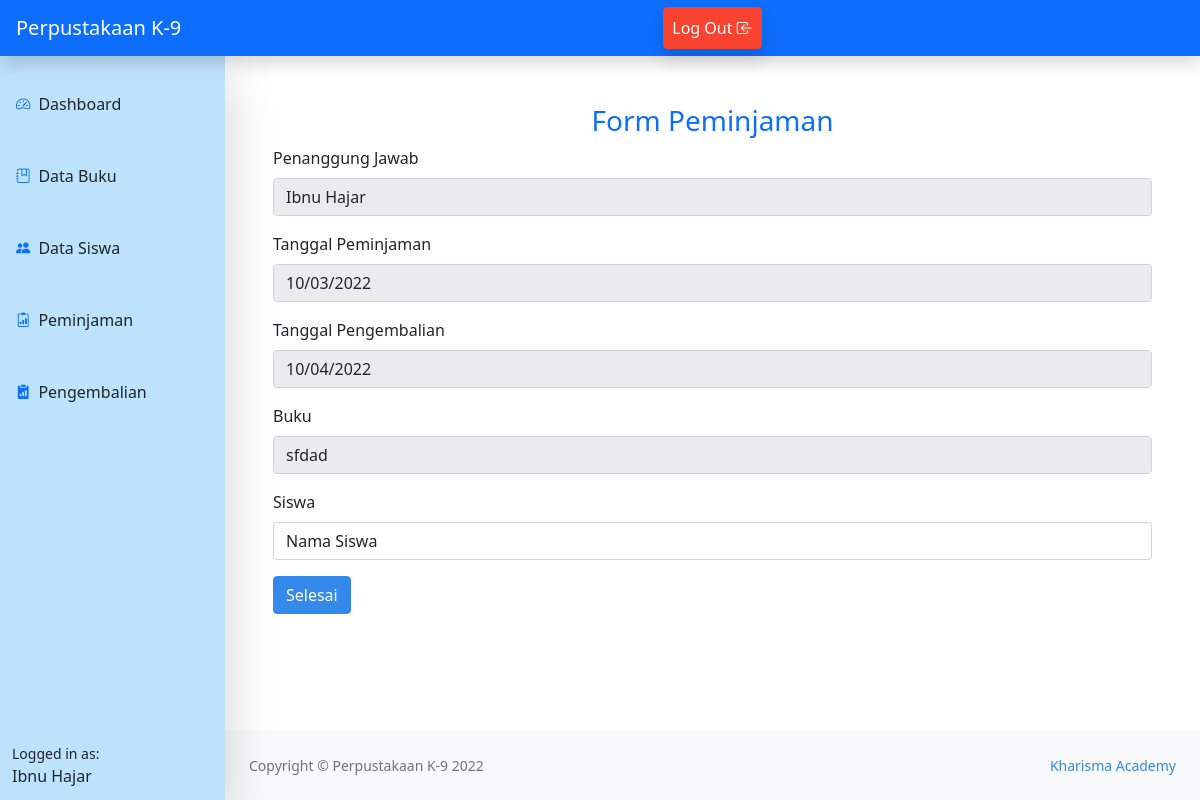
The app's page /prosespinjam.php?id=32 (signed in), older data.
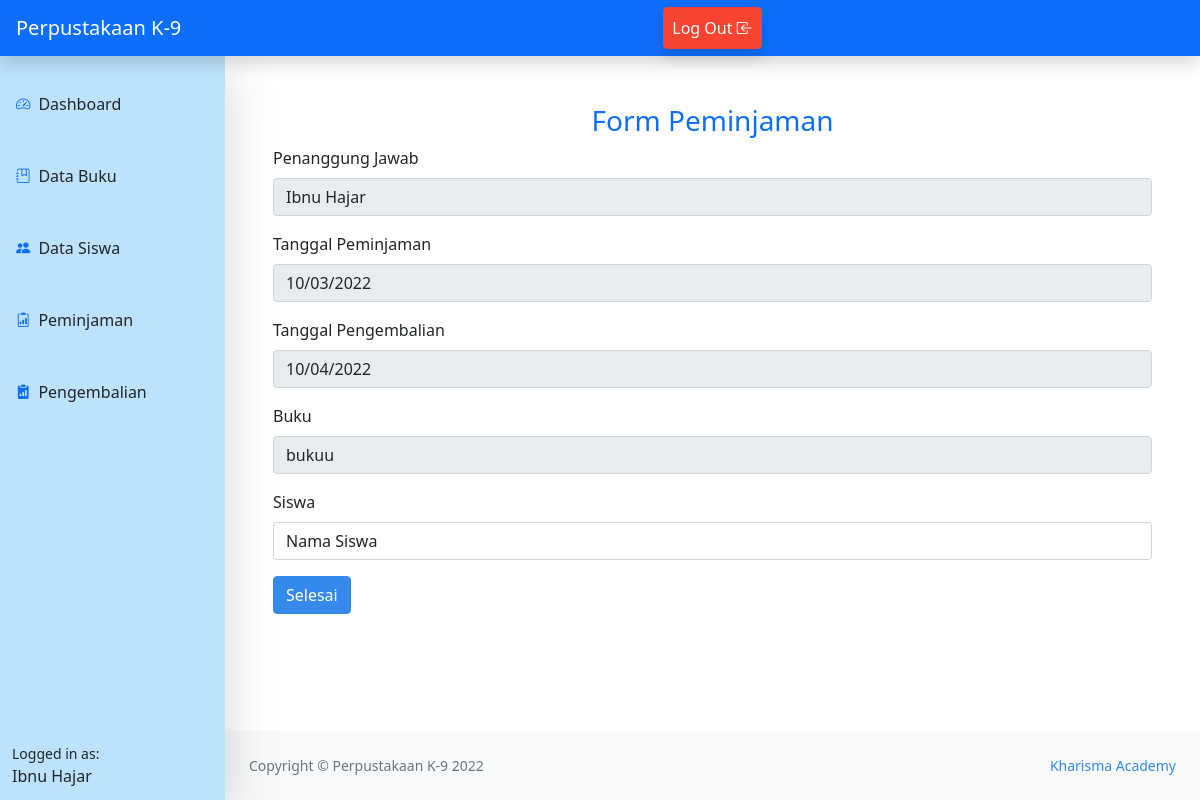
The same page, newer data.
### tables this page shows
CREATE TABLE `buku` (
  `id_buku` int(11) NOT NULL,
  `penulis` char(250) DEFAULT NULL,
  `tahun` year(4) DEFAULT NULL,
  `judul` varchar(100) DEFAULT NULL,
  `kota` varchar(50) DEFAULT NULL,
  `penerbit` varchar(50) DEFAULT NULL,
  `cover` varchar(200) DEFAULT NULL,
  `sinopsis` text DEFAULT NULL,
  `stok` int(11) DEFAULT NULL
);

### prosespinjam.php (the view, shortened to what this page needs)
<?php
include "home_admin.php";
 $idp= $_GET['id'];
 $query = mysqli_query($db,"SELECT * FROM petugas WHERE nip = $id");
 $fetch = mysqli_fetch_assoc($query);
 $book = mysqli_query($db,"SELECT * FROM buku WHERE id_buku = $idp");
 $data_b = mysqli_fetch_assoc($book);
 $tgl = date('Y-m-d');
 $tgl1 = date_create($tgl);
 $tgl1 = date_add($tgl1,date_interval_create_from_date_string('1 days'));
?>
<main class="mb-5">
  <div class="container-fluid px-4 mb-5">
    <div class="container mt-5">
     <form action="" method="post">
    <h3 class="text-primary text-center">Form Peminjaman</h3>
    <div class="mb-3">
      <label class="form-label">Penanggung Jawab</label>
      <input type="text" class="form-control" value="<?= ucwords($fetch['nama']);?>" disabled>
    </div>
    <div class="mb-3">
      <label class="form-label">Tanggal Peminjaman</label>
      <input type="date" class="form-control" name="tanggal" value="<?= $tgl;?>" readonly>
    </div>
    <div class="mb-3">
      <label class="form-label">Tanggal Pengembalian</label>
      <input type="date" class="form-control" name="tanggal1" value="<?= date_format($tgl1,'Y-m-d');?>" readonly>
    </div>
    <div class="mb-3">
      <label class="form-label">Buku</label>
      <input type="text" class="form-control" value="<?= $data_b['judul']?>" disabled>
    </div>
    <div class="mb-3">
      <label class="form-label">Siswa</label>
      <select class="form-control" name="siswa" required>
      <option >Nama Siswa</option>
      </select>
    </div>
    <button type="submit" class="btn btn-primary" name="submit">Selesai</button>
  </form>
     </div>
    </div>
</main>
<?php include "footer.php"; ?>

Row changes from the older to the newer data that the page shows:
changed buku: judul "sfdad" → "bukuu"
